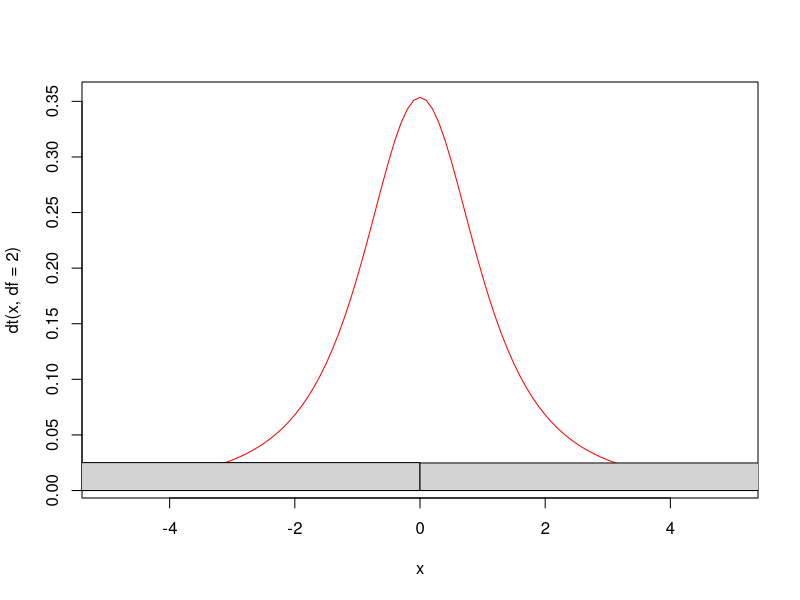
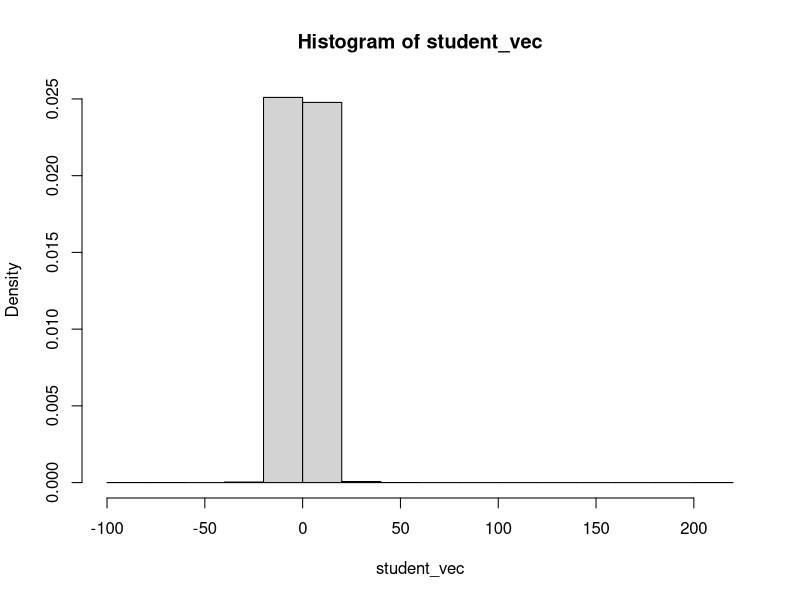
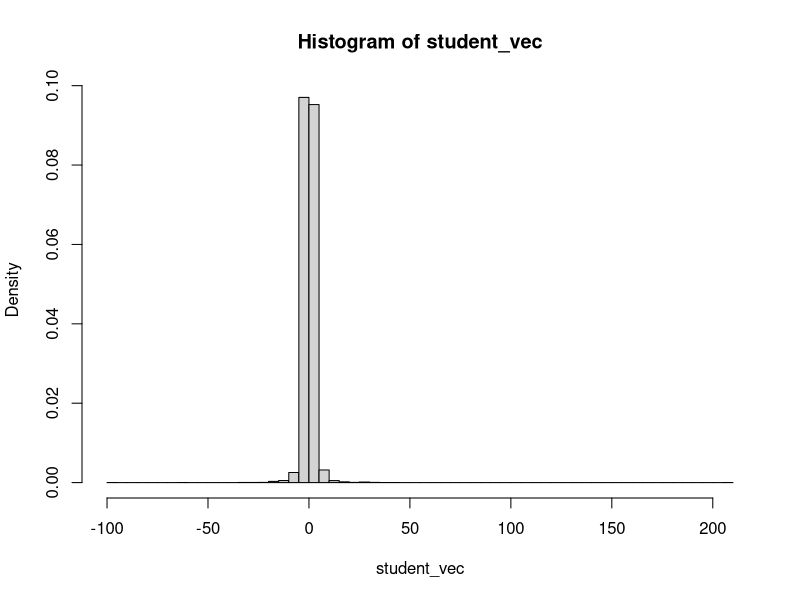
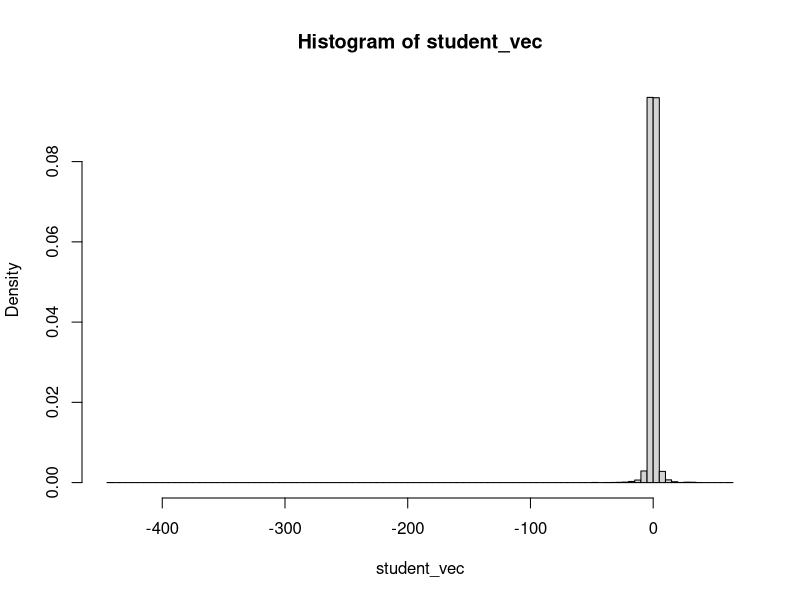
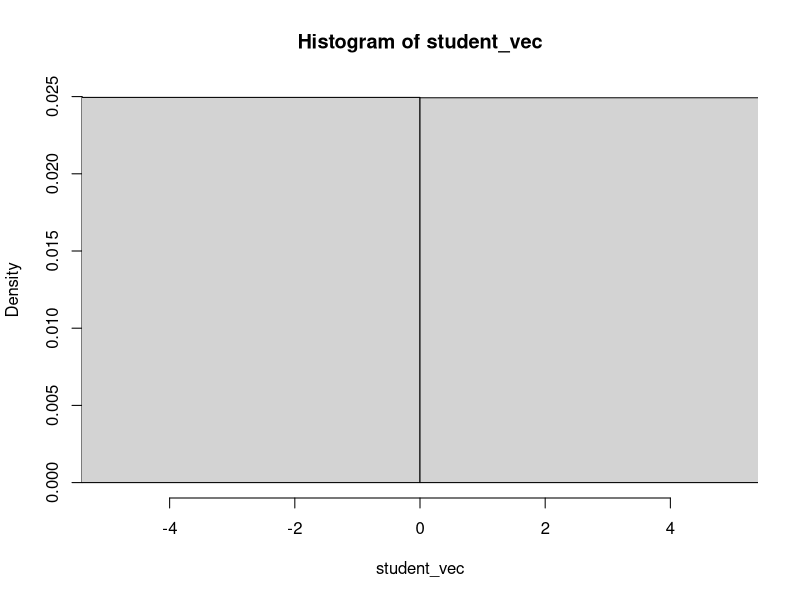
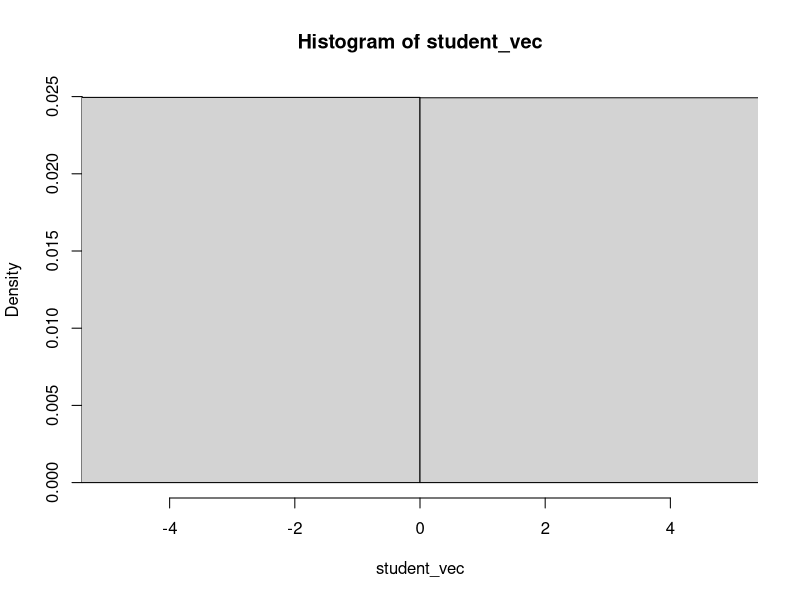
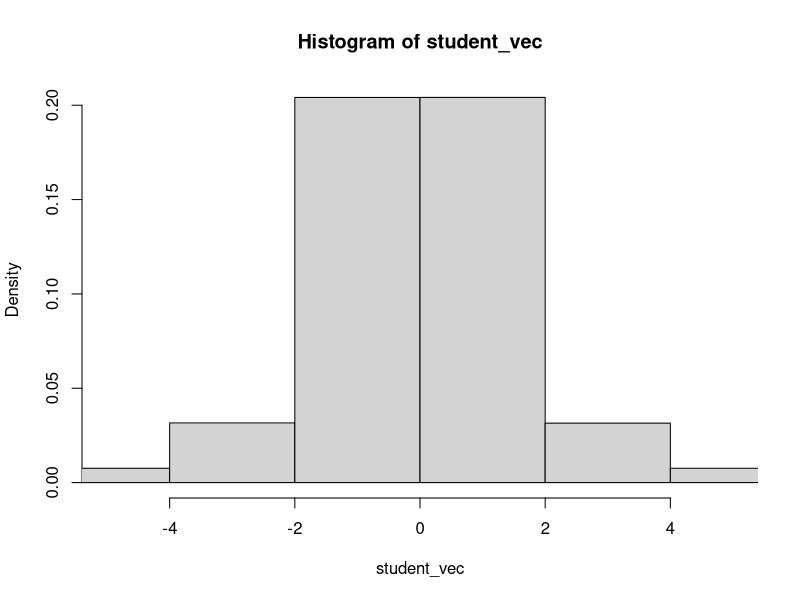
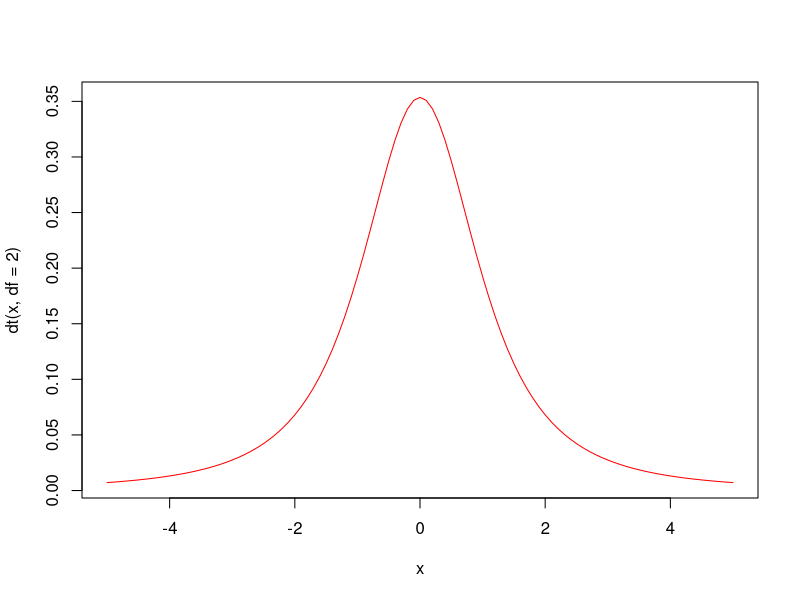

Here is the R script that generated these plots, in order: (Note: this script raises an error after producing the figures.)
?dt
curve(expr = dt(x,df=2), from=-5, to=5, col='red')
# if we wanted to generate a vector of simulated observations:
student_vec = rt(n=10000, df=2)
hist(student_vec, freq=F, add=T)
hist(student_vec, freq=F)
hist(student_vec, freq=F, breaks = 100)
student_vec = rt(n=10000, df=2)
hist(student_vec, freq=F, breaks = 100)
student_vec = rt(n=1000000, df=2)
hist(student_vec, freq=F, breaks = 100, xlim=c(-5,5))
hist(student_vec, freq=F, breaks = 100, xlim=c(-5,5))
hist(student_vec, freq=F, breaks = 1000, xlim=c(-5,5))
# back to the right solution
curve(expr = dt(x,df=2), from=-5, to=5, col='red')
curve(expr = dt(x,df=5), from=-5, to=5, col='green')
curve(expr = dt(x,df=2), from=-5, to=5, col='red')
curve(expr = dt(x,df=5), from=-5, to=5, col='green',add=TRUE)
curve(expr = dt(x,df=2), from=-5, to=5, ylim=c(0,0.5), col='red')
curve(expr = dt(x,df=2), from=-5, to=5, col='darkgreen', add=T)
curve(expr = dt(x,df=2), from=-5, to=5, ylim=c(0,0.5), col='red')
curve(expr = dt(x,df=5), from=-5, to=5, col='darkgreen', add=T)
curve(expr = dt(x,df=10), from=-5, to=5, col='brown', add=T)
curve(expr = dt(x,df=100), from=-5, to=5, col='blue', add=T)
curve(expr = dnorm(x), from=-5, to=5, col='black', add=T) # standard normal
getwd()
savehistory("discovering_Student_distrib.R")
